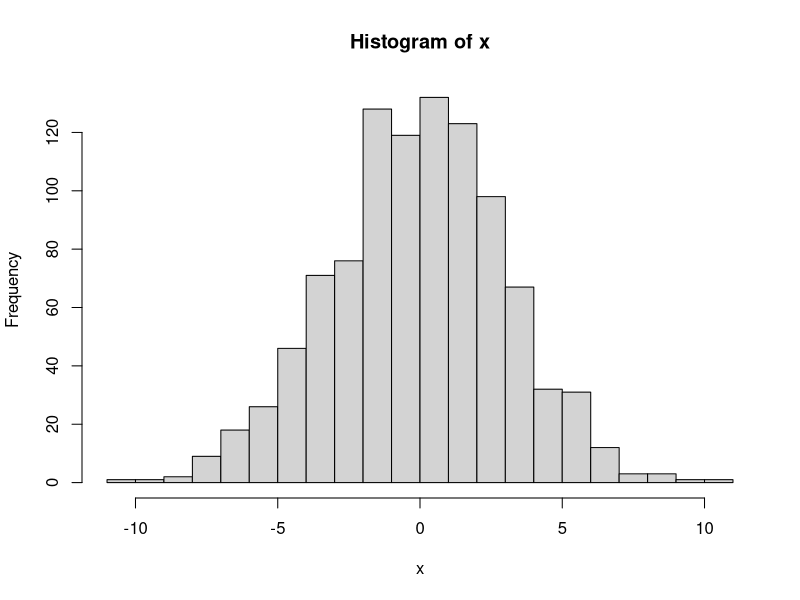
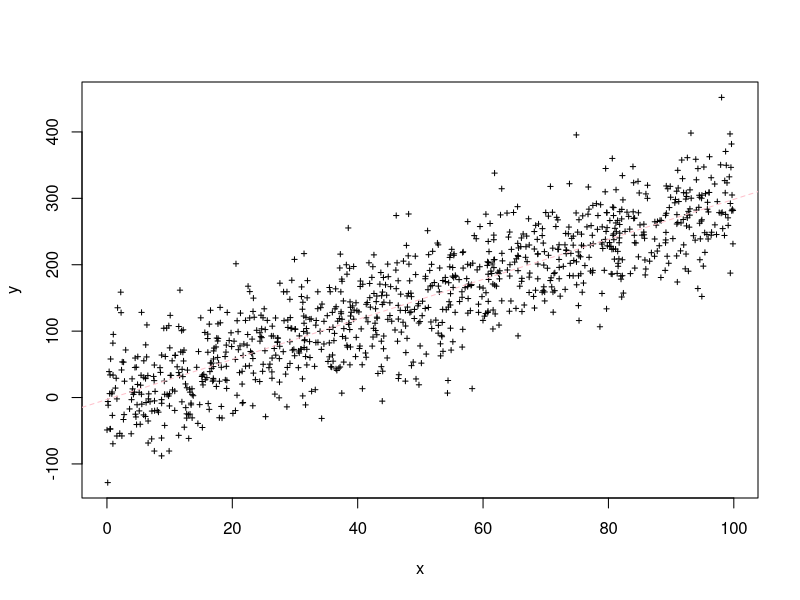

Write R code to recreate these figures, in order.
###this script creates data and a few plots.

x <- rnorm(n = 1000, mean=0, sd=3)
hist(x, nclass=20)

###
m <- 3
b <- -2
eps <- rnorm(1000,mean=0,sd=50)

x <- runif(1000, 0,100)
y <- m*x+b+eps

plot(x,y, cex=.5, col="black", pch=3)
########


abline(lm(y~x), lty=2, col="pink")

## Balboa House Rules
## Alexanders's Comment
